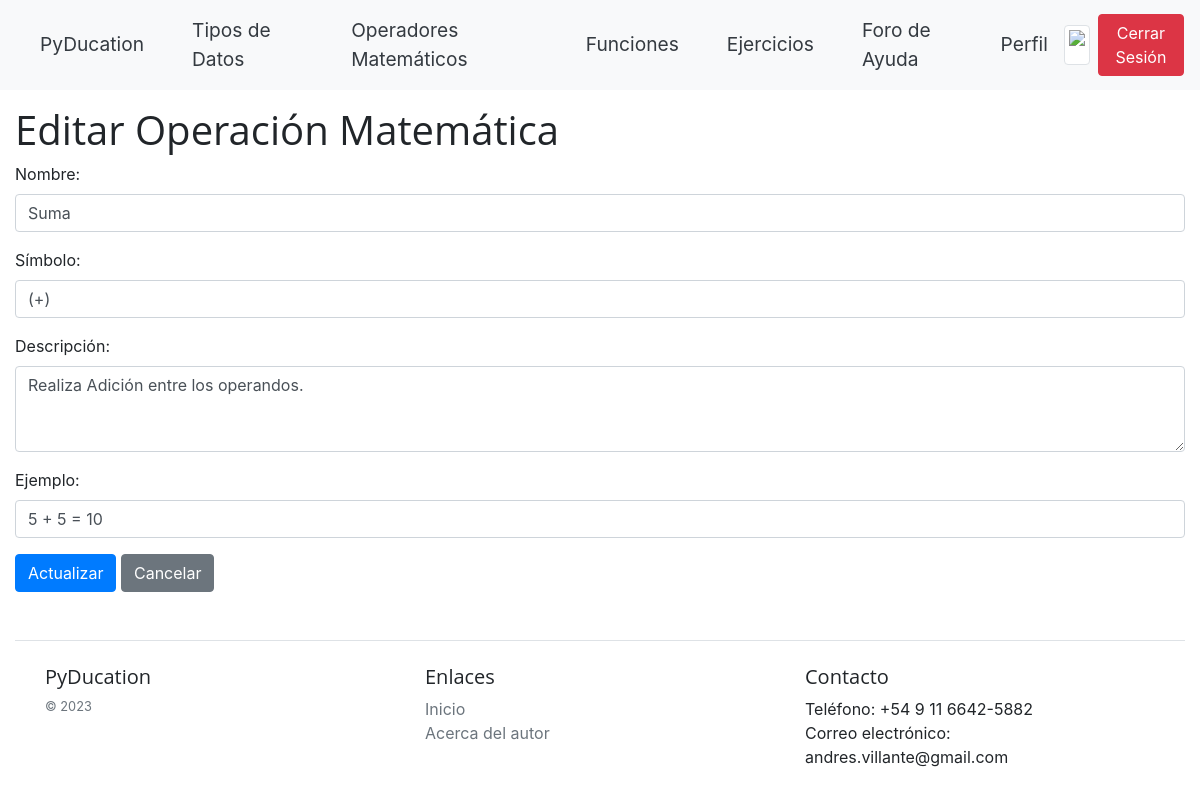
The app's page /math-operators/1/update/ (signed in) with its own data.
### blog/models.py (models this page shows, shortened)
class MathOperator(models.Model):
    name = models.CharField(max_length=50)
    symbol = models.CharField(max_length=10)
    description = models.TextField(blank=True, null=True)
    example = models.CharField(max_length=50, blank=True, null=True)
    math_operator_created_by = models.ForeignKey(
        User,
        on_delete=models.CASCADE,
        related_name='math_operators_create',
        null=True,
        blank=True,
        default=None,
    )

### blog/views.py (the view, shortened to what this page needs)
# urls.py: path('math-operators/<int:pk>/update/', MathOperatorUpdateView.as_view(), name='math_operator_update'),
class MathOperatorUpdateView(LoginRequiredMixin, UserPassesTestMixin, UpdateView):
    model = MathOperator
    template_name = 'math_operators/math_operator_form.html'
    fields = ['name', 'symbol', 'description', 'example']
    success_url = reverse_lazy('math_operator_list')
    def test_func(self):
        obj = self.get_object()
        if obj.math_operator_created_by == self.request.user:
            return True

### PyDucation/templates/math_operators/math_operator_form.html (shortened to what this page needs)
{% extends 'PyDucation/base.html' %}
{% load widget_tweaks %}
{% block content %}
  <h1>{% if form.instance.pk %}Editar{% else %}Nueva{% endif %} Operación Matemática</h1>
  <form method="post">
    <div class="form-group">
      <label for="{{ form.name.id_for_label }}">Nombre:</label>
      {% render_field form.name class+="form-control" %}
    </div>
    <div class="form-group">
      <label for="{{ form.symbol.id_for_label }}">Símbolo:</label>
      {% render_field form.symbol class+="form-control" %}
    </div>
    <div class="form-group">
      <label for="{{ form.description.id_for_label }}">Descripción:</label>
      {% render_field form.description class+="form-control" rows="3" %}
    </div>
    <div class="form-group">
      <label for="{{ form.example.id_for_label }}">Ejemplo:</label>
      {% render_field form.example class+="form-control" %}
    </div>
    <button type="submit" class="btn btn-primary">Actualizar</button>
    <a href="{% url 'math_operator_list' %}" class="btn btn-secondary">Cancelar</a>
  </form>
{% endblock %}

### static/css/base.css (style rules this page uses)
body { font-family: "Helvetica Neue", Helvetica, Arial, sans-serif; color: #333; background-color: #f9f9f9; line-height: 1.5; }
h1, h2, h3, h4, h5, h6 { font-family: "Open Sans", sans-serif; font-weight: 700; line-height: 1.2; margin: 1em 0; }
a { color: #0074d9; text-decoration: none; }
input, textarea, select { display: block; width: 100%; padding: 0.5rem; font-size: 1rem; line-height: 1.25; color: #464a4c; background-color: #fff; background-image: none; border: 1px solid #ccc; border-radius: 0.25rem; transition: border-color ease-in-out .15s, box-shadow ease-in-out .15s; }

### records on screen
MathOperator: name "Suma", symbol "(+)", description "Realiza Adición entre los operandos.", example "5 + 5 = 10"
